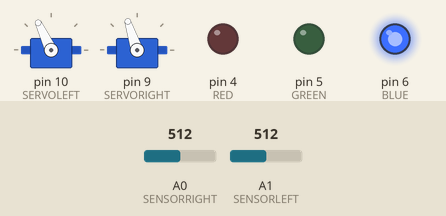
Simulated run of this sketch. Board: Arduino Uno, built with avr-gcc and run on an emulated ATmega328P. Parts: 2 × servo, output pins drawn as LEDs (lit = HIGH). Inputs (shaded band) come from the test bench; at power-on: A0 (SENSORRIGHT) = 512, A1 (SENSORLEFT) = 512. What the sketch prints to the serial monitor is not drawn.

Above: at 1.3 s.
1.4 s: A0 (SENSORRIGHT) set to 157
2.9 s: A0 (SENSORRIGHT) set to 134
At 4.0 s:
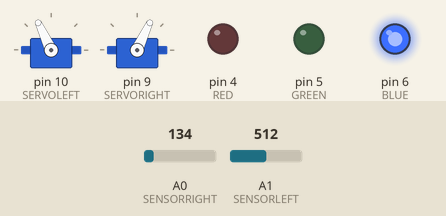
4.4 s: A1 (SENSORLEFT) set to 156
5.9 s: A1 (SENSORLEFT) set to 139
At 6.5 s:
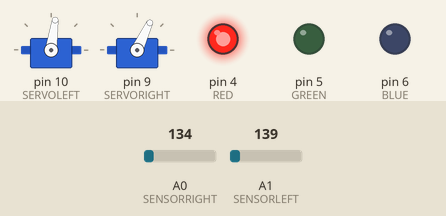
7.4 s: A1 (SENSORLEFT) set to 160
At 8.3 s:
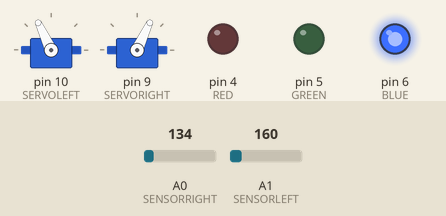
8.9 s: A1 (SENSORLEFT) set to 140
At 10.0 s:
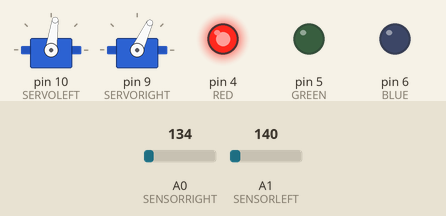
Timing chart, 0 to 11.4 s (numbered marks = the images above; inputs shaded):
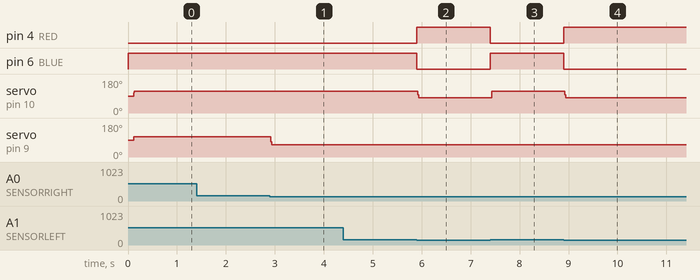

The sketch:

ServoLineFollowSimple.ino
```cpp
/*
 *  CSCE236 Embedded Systems
 *  Mitchel Pigsley
 *  ServoLineFollowNew.ino
 *  3/14/13
 *
 */

#include <Servo.h>

#define BUTTON 2
#define RED 4
#define GREEN 5
#define BLUE 6
#define SERVORIGHT 9
#define SERVOLEFT 10
#define TIMEFACTOR 1
#define SENSORRIGHT 0
#define SENSORLEFT 1

Servo leftS;
Servo rightS;

double leftVal;
double rightVal;
boolean reTracking = false;
double division = .5;
int direction;
int max;
int min;

void setup() {
  // Start Serial
  Serial.begin(9600);

  // Make LEDs an Output
  pinMode(RED,OUTPUT);
  pinMode(GREEN,OUTPUT);
  pinMode(BLUE,OUTPUT);

  // Make Button an input
  pinMode(BUTTON,INPUT_PULLUP);

  // Attach Servos
  leftS.attach(SERVOLEFT);
  rightS.attach(SERVORIGHT);

  // Set Servo Vals
  leftVal = 90;
  rightVal = 90;

  // Set min & max vals
  int difference = 25;
  min = 90 - difference;
  max = 90 + difference;

  // Blink Light & Print Complete
  Serial.println("Setup Complete!");
  digitalWrite(BLUE, HIGH);
  delay(100);
  digitalWrite(BLUE, LOW);
}

void loop() {
  // Left on, Right off line (Forward)
  if (getLeftSensor() && !getRightSensor()) {
    // Back on Track
    reTracking = false;

    // Light
    digitalWrite(RED, LOW);
    digitalWrite(GREEN, LOW);
    digitalWrite(BLUE, HIGH);

    // Straight
    straight();
  }

  // Both on Line (Right)
  else if (getLeftSensor() && getRightSensor() && !reTracking) {
    // Light
    digitalWrite(RED, LOW);
    digitalWrite(GREEN, LOW);
    digitalWrite(BLUE, HIGH);

    // Straight
    right();
  }

  // Neither on line (Left)
  else if (!getLeftSensor() && !getRightSensor() && !reTracking) {
    // Light
    digitalWrite(RED, HIGH);
    digitalWrite(GREEN, LOW);
    digitalWrite(BLUE, LOW);

    // Left
    left();
  }

  // If right is on & left is off  (Right)
  else if(!getLeftSensor() && getRightSensor()) {
    // Get Back on Track
    reTracking = true;

    // Light
    digitalWrite(RED, LOW);
    digitalWrite(GREEN, HIGH);
    digitalWrite(BLUE, LOW);

    // Right
    right();
  }


  // Set Drive State
  drive();
}

boolean debounce(boolean last) {
  delay(50);
  boolean current = digitalRead(BUTTON);
  if (last != current) {
    return current;
  }
  return last;
}

boolean getLeftSensor() {
  if (analogRead(SENSORLEFT) < 150) {
    return false;
  }
  else {
    return true;
  }
}

boolean getRightSensor() {
  if (analogRead(SENSORRIGHT) < 150) {
    return false;
  }
  else {
    return true;
  }
}

void straight() {
  if (leftVal < max) {
    leftVal += division;
  }
  if (rightVal > min) {
    rightVal -= division;
  }
}

void left() {
  // Change left wheel
  if (leftVal > 82) {
    leftVal -= division;
  }
  else if (leftVal < 82) {
    leftVal += division;
  }
  else {
    // It is at 90
  }

  // Change right wheel
  if (rightVal > min) {
    rightVal -= division;
  }
}

void right() {
  // Change left wheel
  if (rightVal > 108) {
    rightVal -= division;
  }
  else if (rightVal < 108) {
    rightVal += division;
  }
  else {
    // It is at 90
  }

  // Change right wheel
  if (leftVal < max) {
    leftVal += division;
  }
}

void drive() {
  leftS.write((int)leftVal);
  rightS.write((int)rightVal);
}
```

Measured:
- the behaviour switches between 150 and 149 on A0 (SENSORRIGHT) (found by bisection; images 0 and 1)
- the behaviour switches between 150 and 149 on A1 (SENSORLEFT) (found by bisection; images 1 and 2)
- after the input at 1.4 s, every drawn part: stays the same
- after the input at 2.9 s, servo on pin 9 (SERVORIGHT): 108° → 65° at once
- after the input at 4.4 s, every drawn part: stays the same
- after the input at 5.9 s, pin 4 (RED): LOW → HIGH at once; pin 6 (BLUE): HIGH → LOW at once; servo on pin 10 (SERVOLEFT): 115° → 82° at once
- after the input at 7.4 s, pin 4 (RED): HIGH → LOW at once; pin 6 (BLUE): LOW → HIGH at once; servo on pin 10 (SERVOLEFT): 82° → 115° at once
- after the input at 8.9 s, pin 4 (RED): LOW → HIGH at once; pin 6 (BLUE): HIGH → LOW at once; servo on pin 10 (SERVOLEFT): 115° → 82° at once
